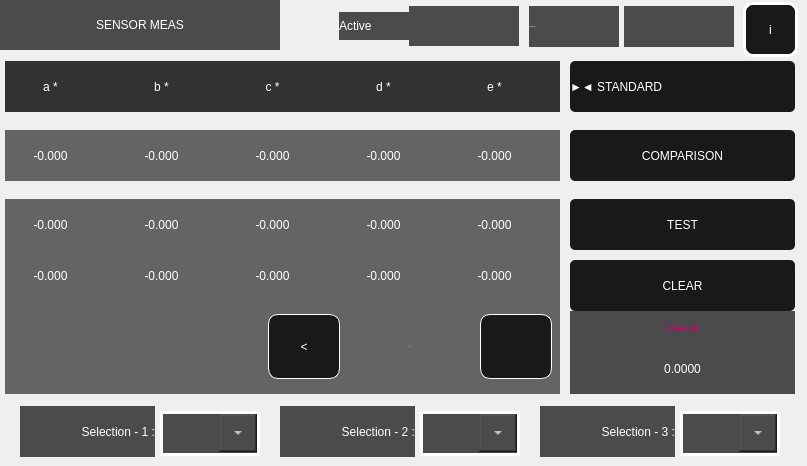
  <widget class="QWidget" name="centralwidget">
   <property name="layoutDirection">
    <enum>Qt::RightToLeft</enum>
   </property>
   <widget class="QLabel" name="label_7">
    <property name="geometry">
     <rect>
      <x>570</x>
      <y>311</y>
      <width>225</width>
      <height>33</height>
     </rect>
    </property>
    <property name="styleSheet">
     <string notr="true">background-color: rgb(75, 75, 75);
image :none;
font: 30px 'Lato-Bold';
color: rgb(204, 0, 102);</string>
    </property>
    <property name="text">
     <string>Result</string>
    </property>
    <property name="alignment">
     <set>Qt::AlignCenter</set>
    </property>
   </widget>
   <widget class="QLabel" name="label_4">
    <property name="geometry">
     <rect>
      <x>409</x>
      <y>6</y>
      <width>110</width>
      <height>40</height>
     </rect>
    </property>
    <property name="font">
     <font>
      <family>Lato-Bold</family>
      <pointsize>-1</pointsize>
      <italic>false</italic>
      <bold>false</bold>
     </font>
    </property>
    <property name="styleSheet">
     <string notr="true">background-color: rgb(75, 75, 75);
image: none;
color: rgb(255, 255, 255);
border: 0px;
font: 18px 'Lato-Bold';</string>
    </property>
    <property name="lineWidth">
     <number>4</number>
    </property>
    <property name="text">
     <string>-</string>
    </property>
    <property name="wordWrap">
     <bool>true</bool>
    </property>
   </widget>
   <widget class="QPushButton" name="pushButton_2">
    <property name="geometry">
     <rect>
      <x>570</x>
      <y>61</y>
      <width>225</width>
      <height>51</height>
     </rect>
    </property>
    <property name="layoutDirection">
     <enum>Qt::LeftToRight</enum>
    </property>
    <property name="styleSheet">
     <string notr="true">QPushButton {
    border: 0px;
	border-radius: 5px;
	color: rgb(255, 255, 255);
    background-color: rgb(25, 25, 25);
	text-align: left;
	font: 28px 'Lato-Bold';
	image: none;
}

QPushButton::hover {
	color: rgb(255, 255, 255);	
    background-color: rgb(38, 201, 84);
	image: none;
}</string>
    </property>
    <property name="text">
     <string>►◄ STANDARD</string>
    </property>
   </widget>
   <widget class="QLabel" name="label_8">
    <property name="geometry">
     <rect>
      <x>570</x>
      <y>344</y>
      <width>225</width>
      <height>50</height>
     </rect>
    </property>
    <property name="styleSheet">
     <string notr="true">background-color: rgb(75, 75, 75);
image: none;
font: 42px 'Lato-Bold';
color: rgb(255, 255, 255);</string>
    </property>
    <property name="text">
     <string>0.0000</string>
    </property>
    <property name="alignment">
     <set>Qt::AlignCenter</set>
    </property>
   </widget>
   <widget class="QLabel" name="label_3">
    <property name="geometry">
     <rect>
      <x>339</x>
      <y>12</y>
      <width>70</width>
      <height>28</height>
     </rect>
    </property>
    <property name="styleSheet">
     <string notr="true">background-color: rgb(75, 75, 75);
image: none;
font: 18px 'Lato-Bold';
color: rgb(255, 255, 255);</string>
    </property>
    <property name="text">
     <string>Active</string>
    </property>
   </widget>
   <widget class="QLabel" name="label_5">
    <property name="geometry">
     <rect>
      <x>529</x>
      <y>6</y>
      <width>90</width>
      <height>41</height>
     </rect>
    </property>
    <property name="font">
     <font>
      <family>Lato-Bold</family>
      <pointsize>-1</pointsize>
      <italic>false</italic>
      <bold>false</bold>
     </font>
    </property>
    <property name="styleSheet">
     <string notr="true">background-color: rgb(75, 75, 75);
image: none;
color: rgb(255, 255, 255);
border: 0px;
font: 18px 'Lato-Bold';</string>
    </property>
    <property name="lineWidth">
     <number>4</number>
    </property>
    <property name="text">
     <string>Last Standard</string>
    </property>
    <property name="wordWrap">
     <bool>true</bool>
    </property>
   </widget>
   <widget class="QComboBox" name="comboBox_2">
    <property name="geometry">
     <rect>
      <x>420</x>
      <y>411</y>
      <width>100</width>
      <height>45</height>
     </rect>
    </property>
    <property name="whatsThis">
     <string/>
    </property>
    <property name="layoutDirection">
     <enum>Qt::LeftToRight</enum>
    </property>
    <property name="styleSheet">
     <string notr="true">QComboBox {
	font: 18px 'Lato-Bold';
	background-color: rgb(75, 75, 75);
	color: rgb(255, 255, 255);
	border: 3px solid white;
	padding-left: 2px;
	padding-right: 2px;
	image: none;
}

QComboBox QAbstractItemView
{
	font: 18px 'Lato-Bold';
	background-color: rgb(75, 75, 75);
	color: rgb(255, 255, 255);
	border: 3px solid white;
	selection-background-color: rgb(75, 75, 75);
	selection-color: rgb(255, 255, 255);
	image: none;
}

QComboBox::drop-down {
	width: 38px;
	height: 38px;
}</string>
    </property>
    <property name="editable">
     <bool>false</bool>
    </property>
    <property name="currentIndex">
     <number>-1</number>
    </property>
    <property name="iconSize">
     <size>
      <width>20</width>
      <height>20</height>
     </size>
    </property>
   </widget>
   <widget class="QComboBox" name="comboBox">
    <property name="geometry">
     <rect>
      <x>160</x>
      <y>411</y>
      <width>100</width>
      <height>45</height>
     </rect>
    </property>
    <property name="whatsThis">
     <string/>
    </property>
    <property name="layoutDirection">
     <enum>Qt::LeftToRight</enum>
    </property>
    <property name="styleSheet">
     <string notr="true">QComboBox {
	font: 18px 'Lato-Bold';
	background-color: rgb(75, 75, 75);
	color: rgb(255, 255, 255);
	border: 3px solid white;
	padding-left: 2px;
	padding-right: 2px;
	image: none;
}

QComboBox QAbstractItemView
{
	font: 18px 'Lato-Bold';
	background-color: rgb(75, 75, 75);
	color: rgb(255, 255, 255);
	border: 3px solid white;
	selection-background-color: rgb(75, 75, 75);
	selection-color: rgb(255, 255, 255);
	image: none;
}

QComboBox::drop-down {
	width: 38px;
	height: 38px;
}</string>
    </property>
    <property name="editable">
     <bool>false</bool>
    </property>
    <property name="currentIndex">
     <number>-1</number>
    </property>
    <property name="iconSize">
     <size>
      <width>20</width>
      <height>20</height>
     </size>
    </property>
   </widget>
   <widget class="QPushButton" name="pushButton_5">
    <property name="geometry">
     <rect>
      <x>570</x>
      <y>260</y>
      <width>225</width>
      <height>51</height>
     </rect>
    </property>
    <property name="layoutDirection">
     <enum>Qt::LeftToRight</enum>
    </property>
    <property name="styleSheet">
     <string notr="true">QPushButton {
    border: 0px;
	border-radius: 5px;
	color: rgb(255, 255, 255);
    background-color: rgb(25, 25, 25);
	text-align: center;
	font: 28px 'Lato-Bold';
	image: none;
}

QPushButton::hover {
	color: rgb(255, 255, 255);	
    background-color: rgb(38, 201, 84);
	image :none;
}</string>
    </property>
    <property name="text">
     <string>CLEAR</string>
    </property>
   </widget>
   <widget class="QWidget" name="widget_3" native="true">
    <property name="geometry">
     <rect>
      <x>5</x>
      <y>199</y>
      <width>555</width>
      <height>195</height>
     </rect>
    </property>
    <property name="styleSheet">
     <string notr="true">image: none;
background-color: rgb(100, 100, 100);</string>
    </property>
    <widget class="QLabel" name="label_22">
     <property name="geometry">
      <rect>
       <x>0</x>
       <y>0</y>
       <width>91</width>
       <height>51</height>
      </rect>
     </property>
     <property name="styleSheet">
      <string notr="true">background-color: rgb(100, 100, 100);
image: none;
font: 28px 'Lato-Bold';
color: rgb(255, 255, 255);</string>
     </property>
     <property name="text">
      <string>-0.000</string>
     </property>
     <property name="alignment">
      <set>Qt::AlignCenter</set>
     </property>
    </widget>
    <widget class="QLabel" name="label_23">
     <property name="geometry">
      <rect>
       <x>111</x>
       <y>0</y>
       <width>91</width>
       <height>51</height>
      </rect>
     </property>
     <property name="styleSheet">
      <string notr="true">background-color: rgb(100, 100, 100);
image: none;
font: 28px 'Lato-Bold';
color: rgb(255, 255, 255);</string>
     </property>
     <property name="text">
      <string>-0.000</string>
     </property>
     <property name="alignment">
      <set>Qt::AlignCenter</set>
     </property>
    </widget>
    <widget class="QLabel" name="label_25">
     <property name="geometry">
      <rect>
       <x>333</x>
       <y>0</y>
       <width>91</width>
       <height>51</height>
      </rect>
     </property>
     <property name="styleSheet">
      <string notr="true">background-color: rgb(100, 100, 100);
image: none;
font: 28px 'Lato-Bold';
color: rgb(255, 255, 255);</string>
     </property>
     <property name="text">
      <string>-0.000</string>
     </property>
     <property name="alignment">
      <set>Qt::AlignCenter</set>
     </property>
    </widget>
    <widget class="QLabel" name="label_26">
     <property name="geometry">
      <rect>
       <x>444</x>
       <y>0</y>
       <width>91</width>
       <height>51</height>
      </rect>
     </property>
     <property name="styleSheet">
      <string notr="true">background-color: rgb(100, 100, 100);
image: none;
font: 28px 'Lato-Bold';
color: rgb(255, 255, 255);</string>
     </property>
     <property name="text">
      <string>-0.000</string>
     </property>
     <property name="alignment">
      <set>Qt::AlignCenter</set>
     </property>
    </widget>
    <widget class="QLabel" name="label_24">
     <property name="geometry">
      <rect>
       <x>222</x>
       <y>0</y>
       <width>91</width>
       <height>51</height>
      </rect>
     </property>
     <property name="styleSheet">
      <string notr="true">background-color: rgb(100, 100, 100);
image: none;
font: 28px 'Lato-Bold';
color: rgb(255, 255, 255);</string>
     </property>
     <property name="text">
      <string>-0.000</string>
     </property>
     <property name="alignment">
      <set>Qt::AlignCenter</set>
     </property>
    </widget>
    <widget class="QPushButton" name="pushButton_7">
     <property name="geometry">
      <rect>
       <x>475</x>
       <y>115</y>
       <width>72</width>
       <height>65</height>
      </rect>
     </property>
     <property name="font">
      <font>
       <family>Lato-Bold</family>
       <pointsize>-1</pointsize>
       <italic>false</italic>
       <bold>false</bold>
      </font>
     </property>
     <property name="layoutDirection">
      <enum>Qt::LeftToRight</enum>
     </property>
     <property name="styleSheet">
      <string notr="true">QPushButton {
	border: 1px solid white;
	border-radius: 10px;
	color: rgb(255, 255, 255);
    background-color: rgb(25, 25, 25);
	text-align: center;
	font: 60px 'Lato-Bold';
}

QPushButton::hover {
	color: rgb(255, 255, 255);	
    background-color: rgb(38, 201, 84);
}</string>
     </property>
     <property name="text">
      <string>&gt;</string>
     </property>
    </widget>
    <widget class="QLabel" name="label_42">
     <property name="geometry">
      <rect>
       <x>340</x>
       <y>115</y>
       <width>130</width>
       <height>65</height>
      </rect>
     </property>
     <property name="font">
      <font>
       <family>Lato-Bold</family>
       <pointsize>-1</pointsize>
       <italic>false</italic>
       <bold>false</bold>
      </font>
     </property>
     <property name="styleSheet">
      <string notr="true">background-color: rgba(255, 255, 255, 0%);
color: rgb(255, 255, 255);
border: 0px;
font: 46px 'Lato-Bold';</string>
     </property>
     <property name="text">
      <string>0/0</string>
     </property>
     <property name="alignment">
      <set>Qt::AlignCenter</set>
     </property>
    </widget>
    <widget class="QPushButton" name="pushButton_6">
     <property name="geometry">
      <rect>
       <x>263</x>
       <y>115</y>
       <width>72</width>
       <height>65</height>
      </rect>
     </property>
     <property name="layoutDirection">
      <enum>Qt::LeftToRight</enum>
     </property>
     <property name="styleSheet">
      <string notr="true">QPushButton {
	border: 1px solid white;
	border-radius: 10px;
	color: rgb(255, 255, 255);
    background-color: rgb(25, 25, 25);
	text-align: center;
	font: 60px 'Lato-Bold';
}

QPushButton::hover {
	color: rgb(255, 255, 255);	
    background-color: rgb(38, 201, 84);
}</string>
     </property>
     <property name="text">
      <string>&lt;</string>
     </property>
    </widget>
    <widget class="QLabel" name="label_43">
     <property name="geometry">
      <rect>
       <x>128</x>
       <y>115</y>
       <width>130</width>
       <height>65</height>
      </rect>
     </property>
     <property name="font">
      <font>
       <family>Lato-Bold</family>
       <pointsize>-1</pointsize>
       <italic>false</italic>
       <bold>false</bold>
      </font>
     </property>
     <property name="styleSheet">
      <string notr="true">background-color: rgb(100, 100, 100);
image: none;
color: rgb(255, 255, 255);
border: 0px;
font: 22px 'Lato-Bold';</string>
     </property>
     <property name="lineWidth">
      <number>4</number>
     </property>
     <property name="text">
      <string>-</string>
     </property>
     <property name="wordWrap">
      <bool>true</bool>
     </property>
    </widget>
    <widget class="QLabel" name="label_27">
     <property name="geometry">
      <rect>
       <x>0</x>
       <y>51</y>
       <width>91</width>
       <height>51</height>
      </rect>
     </property>
     <property name="styleSheet">
      <string notr="true">background-color: rgb(100, 100, 100);
image: none;
font: 28px 'Lato-Bold';
color: rgb(255, 255, 255);</string>
     </property>
     <property name="text">
      <string>-0.000</string>
     </property>
     <property name="alignment">
      <set>Qt::AlignCenter</set>
     </property>
    </widget>
    <widget class="QLabel" name="label_30">
     <property name="geometry">
      <rect>
       <x>111</x>
       <y>51</y>
       <width>91</width>
       <height>51</height>
      </rect>
     </property>
     <property name="styleSheet">
      <string notr="true">background-color: rgb(100, 100, 100);
image: none;
font: 28px 'Lato-Bold';
color: rgb(255, 255, 255);</string>
     </property>
     <property name="text">
      <string>-0.000</string>
     </property>
     <property name="alignment">
      <set>Qt::AlignCenter</set>
     </property>
    </widget>
    <widget class="QLabel" name="label_33">
     <property name="geometry">
      <rect>
       <x>222</x>
       <y>51</y>
       <width>91</width>
       <height>51</height>
      </rect>
     </property>
     <property name="styleSheet">
      <string notr="true">background-color: rgb(100, 100, 100);
image: none;
font: 28px 'Lato-Bold';
color: rgb(255, 255, 255);</string>
     </property>
     <property name="text">
      <string>-0.000</string>
     </property>
     <property name="alignment">
      <set>Qt::AlignCenter</set>
     </property>
    </widget>
    <widget class="QLabel" name="label_36">
     <property name="geometry">
      <rect>
       <x>333</x>
       <y>51</y>
       <width>91</width>
       <height>51</height>
      </rect>
     </property>
     <property name="styleSheet">
      <string notr="true">background-color: rgb(100, 100, 100);
image: none;
font: 28px 'Lato-Bold';
color: rgb(255, 255, 255);</string>
     </property>
     <property name="text">
      <string>-0.000</string>
     </property>
     <property name="alignment">
      <set>Qt::AlignCenter</set>
     </property>
    </widget>
    <widget class="QLabel" name="label_39">
     <property name="geometry">
      <rect>
       <x>444</x>
       <y>51</y>
       <width>91</width>
       <height>51</height>
      </rect>
     </property>
     <property name="styleSheet">
      <string notr="true">background-color: rgb(100, 100, 100);
image: none;
font: 28px 'Lato-Bold';
color: rgb(255, 255, 255);</string>
     </property>
     <property name="text">
      <string>-0.000</string>
     </property>
     <property name="alignment">
      <set>Qt::AlignCenter</set>
     </property>
    </widget>
    <widget class="QLabel" name="label_29">
     <property name="geometry">
      <rect>
       <x>91</x>
       <y>76</y>
       <width>18</width>
       <height>25</height>
      </rect>
     </property>
     <property name="styleSheet">
      <string notr="true">background-color: rgb(100, 100, 100);
image: none;
font: 25px 'Lato-Bold';
color: rgb(164, 0, 221);</string>
     </property>
     <property name="text">
      <string/>
     </property>
     <property name="alignment">
      <set>Qt::AlignBottom|Qt::AlignHCenter</set>
     </property>
    </widget>
    <widget class="QLabel" name="label_38">
     <property name="geometry">
      <rect>
       <x>424</x>
       <y>76</y>
       <width>18</width>
       <height>25</height>
      </rect>
     </property>
     <property name="styleSheet">
      <string notr="true">background-color: rgb(100, 100, 100);
image: none;
font: 25px 'Lato-Bold';
color: rgb(164, 0, 221);
text-align: left;</string>
     </property>
     <property name="text">
      <string/>
     </property>
     <property name="alignment">
      <set>Qt::AlignBottom|Qt::AlignHCenter</set>
     </property>
    </widget>
    <widget class="QLabel" name="label_37">
     <property name="geometry">
      <rect>
       <x>424</x>
       <y>51</y>
       <width>18</width>
       <height>25</height>
      </rect>
     </property>
     <property name="styleSheet">
      <string notr="true">background-color: rgb(100, 100, 100);
image: none;
font: 25px 'Lato-Bold';
color: rgb(164, 0, 221);
text-align: left;</string>
     </property>
     <property name="text">
      <string/>
     </property>
     <property name="alignment">
      <set>Qt::AlignHCenter|Qt::AlignTop</set>
     </property>
    </widget>
    <widget class="QLabel" name="label_31">
     <property name="geometry">
      <rect>
       <x>202</x>
       <y>51</y>
       <width>18</width>
       <height>25</height>
      </rect>
     </property>
     <property name="styleSheet">
      <string notr="true">background-color: rgb(100, 100, 100);
image: none;
font: 25px 'Lato-Bold';
color: rgb(164, 0, 221);
text-align: left;</string>
     </property>
     <property name="text">
      <string/>
     </property>
     <property name="alignment">
      <set>Qt::AlignHCenter|Qt::AlignTop</set>
     </property>
    </widget>
    <widget class="QLabel" name="label_32">
     <property name="geometry">
      <rect>
       <x>202</x>
       <y>76</y>
       <width>18</width>
       <height>25</height>
      </rect>
     </property>
     <property name="styleSheet">
      <string notr="true">background-color: rgb(100, 100, 100);
image: none;
font: 25px 'Lato-Bold';
color: rgb(164, 0, 221);
text-align: left;</string>
     </property>
     <property name="text">
      <string/>
     </property>
     <property name="alignment">
      <set>Qt::AlignBottom|Qt::AlignHCenter</set>
     </property>
    </widget>
    <widget class="QLabel" name="label_34">
     <property name="geometry">
      <rect>
       <x>313</x>
       <y>51</y>
       <width>18</width>
       <height>25</height>
      </rect>
     </property>
     <property name="styleSheet">
      <string notr="true">background-color: rgb(100, 100, 100);
image: none;
font: 25px 'Lato-Bold';
color: rgb(164, 0, 221);
text-align: left;</string>
     </property>
     <property name="text">
      <string/>
     </property>
     <property name="alignment">
      <set>Qt::AlignHCenter|Qt::AlignTop</set>
     </property>
    </widget>
    <widget class="QLabel" name="label_28">
     <property name="geometry">
      <rect>
       <x>91</x>
       <y>51</y>
       <width>18</width>
       <height>25</height>
      </rect>
     </property>
     <property name="styleSheet">
      <string notr="true">background-color: rgb(100, 100, 100);
image: none;
font: 25px 'Lato-Bold';
color: rgb(164, 0, 221);</string>
     </property>
     <property name="text">
      <string/>
     </property>
     <property name="alignment">
      <set>Qt::AlignHCenter|Qt::AlignTop</set>
     </property>
    </widget>
    <widget class="QLabel" name="label_35">
     <property name="geometry">
      <rect>
       <x>313</x>
       <y>76</y>
       <width>18</width>
       <height>25</height>
      </rect>
     </property>
     <property name="styleSheet">
      <string notr="true">background-color: rgb(100, 100, 100);
image: none;
font: 25px 'Lato-Bold';
color: rgb(164, 0, 221);
text-align: left;</string>
     </property>
     <property name="text">
      <string/>
     </property>
     <property name="alignment">
      <set>Qt::AlignBottom|Qt::AlignHCenter</set>
     </property>
    </widget>
    <widget class="QLabel" name="label_41">
     <property name="geometry">
      <rect>
       <x>535</x>
       <y>76</y>
       <width>18</width>
       <height>25</height>
      </rect>
     </property>
     <property name="styleSheet">
      <string notr="true">background-color: rgb(100, 100, 100);
image: none;
font: 25px 'Lato-Bold';
color: rgb(164, 0, 221);
text-align: left;</string>
     </property>
     <property name="text">
      <string/>
     </property>
     <property name="alignment">
      <set>Qt::AlignBottom|Qt::AlignHCenter</set>
     </property>
    </widget>
    <widget class="QLabel" name="label_40">
     <property name="geometry">
      <rect>
       <x>535</x>
       <y>51</y>
       <width>18</width>
       <height>25</height>
      </rect>
     </property>
     <property name="styleSheet">
      <string notr="true">background-color: rgb(100, 100, 100);
image: none;
font: 25px 'Lato-Bold';
color: rgb(164, 0, 221);
text-align: left;</string>
     </property>
     <property name="text">
      <string/>
     </property>
     <property name="alignment">
      <set>Qt::AlignHCenter|Qt::AlignTop</set>
     </property>
    </widget>
   </widget>
   <widget class="QWidget" name="widget" native="true">
    <property name="geometry">
     <rect>
      <x>5</x>
      <y>61</y>
      <width>555</width>
      <height>51</height>
     </rect>
    </property>
    <property name="styleSheet">
     <string notr="true">image: none;
background-color: rgb(50, 50, 50);</string>
    </property>
    <widget class="QLabel" name="label_12">
     <property name="geometry">
      <rect>
       <x>0</x>
       <y>0</y>
       <width>91</width>
       <height>51</height>
      </rect>
     </property>
     <property name="styleSheet">
      <string notr="true">background-color: rgb(50, 50, 50);
image: none;
font: 28px 'Lato-Bold';
color:  rgb(255, 255, 255);</string>
     </property>
     <property name="text">
      <string>a *</string>
     </property>
     <property name="alignment">
      <set>Qt::AlignCenter</set>
     </property>
    </widget>
    <widget class="QLabel" name="label_13">
     <property name="geometry">
      <rect>
       <x>111</x>
       <y>0</y>
       <width>91</width>
       <height>51</height>
      </rect>
     </property>
     <property name="styleSheet">
      <string notr="true">background-color: rgb(50, 50, 50);
image: none;
font: 28px 'Lato-Bold';
color: rgb(255, 255, 255);</string>
     </property>
     <property name="text">
      <string>b *</string>
     </property>
     <property name="alignment">
      <set>Qt::AlignCenter</set>
     </property>
    </widget>
    <widget class="QLabel" name="label_14">
     <property name="geometry">
      <rect>
       <x>222</x>
       <y>0</y>
       <width>91</width>
       <height>51</height>
      </rect>
     </property>
     <property name="styleSheet">
      <string notr="true">background-color: rgb(50, 50, 50);
image :none;
font: 28px 'Lato-Bold';
color: rgb(255, 255, 255);</string>
     </property>
     <property name="text">
      <string>c *</string>
     </property>
     <property name="alignment">
      <set>Qt::AlignCenter</set>
     </property>
    </widget>
    <widget class="QLabel" name="label_15">
     <property name="geometry">
      <rect>
       <x>333</x>
       <y>0</y>
       <width>91</width>
       <height>51</height>
      </rect>
     </property>
     <property name="styleSheet">
      <string notr="true">background-color: rgb(50, 50, 50);
image: none;
font: 28px 'Lato-Bold';
color: rgb(255, 255, 255);</string>
     </property>
     <property name="text">
      <string>d *</string>
     </property>
     <property name="alignment">
      <set>Qt::AlignCenter</set>
     </property>
    </widget>
    <widget class="QLabel" name="label_16">
     <property name="geometry">
      <rect>
       <x>444</x>
       <y>0</y>
       <width>91</width>
       <height>51</height>
      </rect>
     </property>
     <property name="styleSheet">
      <string notr="true">background-color: rgb(50, 50, 50);
image: none;
font: 28px 'Lato-Bold';
color: rgb(255, 255, 255);</string>
     </property>
     <property name="text">
      <string>e *</string>
     </property>
     <property name="alignment">
      <set>Qt::AlignCenter</set>
     </property>
    </widget>
   </widget>
   <widget class="QLabel" name="label_2">
    <property name="geometry">
     <rect>
      <x>299</x>
      <y>12</y>
      <width>28</width>
      <height>28</height>
     </rect>
    </property>
    <property name="styleSheet">
     <string notr="true">background: url(:/images/images/sensor_error_img.png);
image:none;</string>
    </property>
    <property name="text">
     <string/>
    </property>
   </widget>
   <widget class="QLabel" name="label_10">
    <property name="geometry">
     <rect>
      <x>280</x>
      <y>406</y>
      <width>135</width>
      <height>51</height>
     </rect>
    </property>
    <property name="styleSheet">
     <string notr="true">background-color: rgb(75, 75, 75);
image: none;
font: 22px 'Lato-Bold';
color: rgb(255, 255, 255);</string>
    </property>
    <property name="text">
     <string>Selection - 2 :</string>
    </property>
    <property name="alignment">
     <set>Qt::AlignRight|Qt::AlignTrailing|Qt::AlignVCenter</set>
    </property>
   </widget>
   <widget class="QPushButton" name="pushButton_4">
    <property name="geometry">
     <rect>
      <x>570</x>
      <y>199</y>
      <width>225</width>
      <height>51</height>
     </rect>
    </property>
    <property name="layoutDirection">
     <enum>Qt::LeftToRight</enum>
    </property>
    <property name="styleSheet">
     <string notr="true">QPushButton {
    border: 0px;
	border-radius: 5px;
	color: rgb(255, 255, 255);
    background-color: rgb(25, 25, 25);
	text-align: center;
	font: 28px 'Lato-Bold';
	image :none;
}

QPushButton::hover {
	color: rgb(255, 255, 255);	
    background-color: rgb(38, 201, 84);
	image: none;
}</string>
    </property>
    <property name="text">
     <string>TEST</string>
    </property>
   </widget>
   <widget class="QPushButton" name="pushButton_3">
    <property name="geometry">
     <rect>
      <x>570</x>
      <y>130</y>
      <width>225</width>
      <height>51</height>
     </rect>
    </property>
    <property name="layoutDirection">
     <enum>Qt::LeftToRight</enum>
    </property>
    <property name="styleSheet">
     <string notr="true">QPushButton {
    border: 0px;
	border-radius: 5px;
	color: rgb(255, 255, 255);
    background-color: rgb(25, 25, 25);
	text-align: center;
	font: 28px 'Lato-Bold';
	image: none;
}

QPushButton::hover {
	color: rgb(255, 255, 255);	
    background-color: rgb(38, 201, 84);
	image: none;
}</string>
    </property>
    <property name="text">
     <string>COMPARISON</string>
    </property>
   </widget>
   <widget class="QPushButton" name="pushButton">
    <property name="geometry">
     <rect>
      <x>743</x>
      <y>2</y>
      <width>55</width>
      <height>55</height>
     </rect>
    </property>
    <property name="styleSheet">
     <string notr="true">QPushButton {
	background-color: rgb(25, 25, 25);
	font: 75 32pt &quot;Times New Roman&quot;;
	color: rgb(255, 255, 255);
	border: 3px solid white;
	border-radius: 10px;
	text-align: center;
	image: none;
}

QPushButton::hover {
	background-color: rgb(38, 201, 84);
	color: rgb(255, 255, 255);
    border: 0px;
	border-radius: 10px;
	text-align: center;
    image: none;
}</string>
    </property>
    <property name="text">
     <string>i</string>
    </property>
   </widget>
   <widget class="QLabel" name="label_9">
    <property name="geometry">
     <rect>
      <x>20</x>
      <y>406</y>
      <width>135</width>
      <height>51</height>
     </rect>
    </property>
    <property name="styleSheet">
     <string notr="true">background-color: rgb(75, 75, 75);
image: none;
font: 22px 'Lato-Bold';
color: rgb(255, 255, 255);</string>
    </property>
    <property name="text">
     <string>Selection - 1 :</string>
    </property>
    <property name="alignment">
     <set>Qt::AlignRight|Qt::AlignTrailing|Qt::AlignVCenter</set>
    </property>
   </widget>
   <widget class="QLabel" name="label_6">
    <property name="geometry">
     <rect>
      <x>624</x>
      <y>6</y>
      <width>110</width>
      <height>41</height>
     </rect>
    </property>
    <property name="font">
     <font>
      <family>Lato-Bold</family>
      <pointsize>-1</pointsize>
      <italic>false</italic>
      <bold>false</bold>
     </font>
    </property>
    <property name="styleSheet">
     <string notr="true">background-color: rgb(75, 75, 75);
image: none;
color: rgb(255, 255, 255);
border: 0px;
font: 18px 'Lato-Bold';</string>
    </property>
    <property name="lineWidth">
     <number>4</number>
    </property>
    <property name="text">
     <string>-</string>
    </property>
    <property name="wordWrap">
     <bool>true</bool>
    </property>
   </widget>
   <widget class="QLabel" name="label">
    <property name="geometry">
     <rect>
      <x>0</x>
      <y>0</y>
      <width>280</width>
      <height>50</height>
     </rect>
    </property>
    <property name="styleSheet">
     <string notr="true">background-color: rgb(75, 75, 75);
image: none;
font: 36px 'Lato-Bold';
color: rgb(255, 255, 255);
text-align: right;</string>
    </property>
    <property name="text">
     <string>SENSOR MEAS</string>
    </property>
    <property name="alignment">
     <set>Qt::AlignCenter</set>
    </property>
   </widget>
   <widget class="QComboBox" name="comboBox_3">
    <property name="geometry">
     <rect>
      <x>680</x>
      <y>411</y>
      <width>100</width>
      <height>45</height>
     </rect>
    </property>
    <property name="whatsThis">
     <string/>
    </property>
    <property name="layoutDirection">
     <enum>Qt::LeftToRight</enum>
    </property>
    <property name="styleSheet">
     <string notr="true">QComboBox {
	font: 18px 'Lato-Bold';
	background-color: rgb(75, 75, 75);
	color: rgb(255, 255, 255);
	border: 3px solid white;
	padding-left: 2px;
	padding-right: 2px;
	image: none;
}

QComboBox QAbstractItemView
{
	font: 18px 'Lato-Bold';
	background-color: rgb(75, 75, 75);
	color: rgb(255, 255, 255);
	border: 3px solid white;
	selection-background-color: rgb(75, 75, 75);
	selection-color: rgb(255, 255, 255);
	image: none;
}

QComboBox::drop-down {
	width: 38px;
	height: 38px;
}</string>
    </property>
    <property name="editable">
     <bool>false</bool>
    </property>
    <property name="currentIndex">
     <number>-1</number>
    </property>
    <property name="iconSize">
     <size>
      <width>20</width>
      <height>20</height>
     </size>
    </property>
   </widget>
   <widget class="QWidget" name="widget_2" native="true">
    <property name="geometry">
     <rect>
      <x>5</x>
      <y>130</y>
      <width>555</width>
      <height>51</height>
     </rect>
    </property>
    <property name="styleSheet">
     <string notr="true">image: none;
background-color: rgb(100, 100, 100);</string>
    </property>
    <widget class="QLabel" name="label_17">
     <property name="geometry">
      <rect>
       <x>0</x>
       <y>0</y>
       <width>91</width>
       <height>51</height>
      </rect>
     </property>
     <property name="styleSheet">
      <string notr="true">background-color: rgb(100, 100, 100);
image: none;
font: 28px 'Lato-Bold';
color: rgb(255, 255, 255);</string>
     </property>
     <property name="text">
      <string>-0.000</string>
     </property>
     <property name="alignment">
      <set>Qt::AlignCenter</set>
     </property>
    </widget>
    <widget class="QLabel" name="label_18">
     <property name="geometry">
      <rect>
       <x>111</x>
       <y>0</y>
       <width>91</width>
       <height>51</height>
      </rect>
     </property>
     <property name="styleSheet">
      <string notr="true">background-color: rgb(100, 100, 100);
image: none;
font: 28px 'Lato-Bold';
color: rgb(255, 255, 255);</string>
     </property>
     <property name="text">
      <string>-0.000</string>
     </property>
     <property name="alignment">
      <set>Qt::AlignCenter</set>
     </property>
    </widget>
    <widget class="QLabel" name="label_19">
     <property name="geometry">
      <rect>
       <x>222</x>
       <y>0</y>
       <width>91</width>
       <height>51</height>
      </rect>
     </property>
     <property name="styleSheet">
      <string notr="true">background-color: rgb(100, 100, 100);
image: none;
font: 28px 'Lato-Bold';
color: rgb(255, 255, 255);</string>
     </property>
     <property name="text">
      <string>-0.000</string>
     </property>
     <property name="alignment">
      <set>Qt::AlignCenter</set>
     </property>
    </widget>
    <widget class="QLabel" name="label_20">
     <property name="geometry">
      <rect>
       <x>333</x>
       <y>0</y>
       <width>91</width>
       <height>51</height>
      </rect>
     </property>
     <property name="styleSheet">
      <string notr="true">background-color: rgb(100, 100, 100);
image: none;
font: 28px 'Lato-Bold';
color: rgb(255, 255, 255);</string>
     </property>
     <property name="text">
      <string>-0.000</string>
     </property>
     <property name="alignment">
      <set>Qt::AlignCenter</set>
     </property>
    </widget>
    <widget class="QLabel" name="label_21">
     <property name="geometry">
      <rect>
       <x>444</x>
       <y>0</y>
       <width>91</width>
       <height>51</height>
      </rect>
     </property>
     <property name="styleSheet">
      <string notr="true">background-color: rgb(100, 100, 100);
image: none;
font: 28px 'Lato-Bold';
color: rgb(255, 255, 255);</string>
     </property>
     <property name="text">
      <string>-0.000</string>
     </property>
     <property name="alignment">
      <set>Qt::AlignCenter</set>
     </property>
    </widget>
   </widget>
   <widget class="QLabel" name="label_11">
    <property name="geometry">
     <rect>
      <x>540</x>
      <y>406</y>
      <width>135</width>
      <height>51</height>
     </rect>
    </property>
    <property name="styleSheet">
     <string notr="true">background-color: rgb(75, 75, 75);
image: none;
font: 22px 'Lato-Bold';
color: rgb(255, 255, 255);</string>
    </property>
    <property name="text">
     <string>Selection - 3 :</string>
    </property>
    <property name="alignment">
     <set>Qt::AlignRight|Qt::AlignTrailing|Qt::AlignVCenter</set>
    </property>
   </widget>
  </widget>
